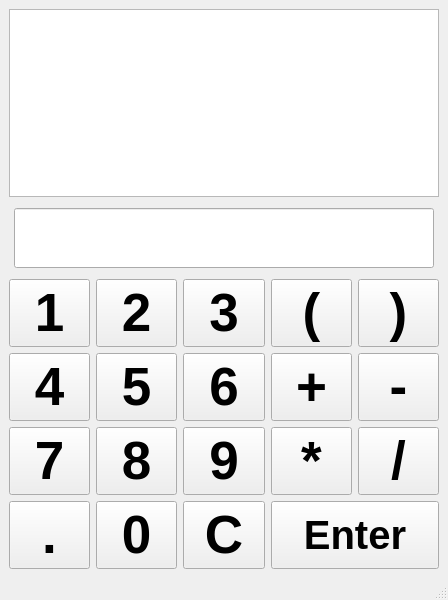
<?xml version="1.0" encoding="UTF-8"?>
<ui version="4.0">
 <class>MainWindow</class>
 <widget class="QMainWindow" name="MainWindow">
  <property name="geometry">
   <rect>
    <x>0</x>
    <y>0</y>
    <width>448</width>
    <height>600</height>
   </rect>
  </property>
  <property name="windowTitle">
   <string>Calculator</string>
  </property>
  <widget class="QWidget" name="centralwidget">
   <layout class="QVBoxLayout" name="verticalLayout_2">
    <item>
     <layout class="QVBoxLayout" name="verticalLayout">
      <item>
       <widget class="QTextBrowser" name="historyBrowser">
        <property name="sizePolicy">
         <sizepolicy hsizetype="Expanding" vsizetype="Maximum">
          <horstretch>0</horstretch>
          <verstretch>0</verstretch>
         </sizepolicy>
        </property>
        <property name="font">
         <font>
          <pointsize>30</pointsize>
         </font>
        </property>
        <property name="tabStopWidth">
         <number>80</number>
        </property>
       </widget>
      </item>
      <item>
       <widget class="QLineEdit" name="lineEdit">
        <property name="sizePolicy">
         <sizepolicy hsizetype="Expanding" vsizetype="Maximum">
          <horstretch>0</horstretch>
          <verstretch>0</verstretch>
         </sizepolicy>
        </property>
        <property name="minimumSize">
         <size>
          <width>0</width>
          <height>56</height>
         </size>
        </property>
        <property name="font">
         <font>
          <pointsize>40</pointsize>
          <weight>50</weight>
          <bold>false</bold>
         </font>
        </property>
        <property name="styleSheet">
         <string notr="true">margin: 5;</string>
        </property>
       </widget>
      </item>
      <item>
       <layout class="QHBoxLayout" name="horizontalLayout">
        <item>
         <layout class="QGridLayout" name="gridLayout_3">
          <item row="0" column="1">
           <widget class="QPushButton" name="button_2">
            <property name="sizePolicy">
             <sizepolicy hsizetype="Minimum" vsizetype="Minimum">
              <horstretch>0</horstretch>
              <verstretch>0</verstretch>
             </sizepolicy>
            </property>
            <property name="font">
             <font>
              <pointsize>40</pointsize>
              <weight>75</weight>
              <bold>true</bold>
             </font>
            </property>
            <property name="cursor">
             <cursorShape>ArrowCursor</cursorShape>
            </property>
            <property name="text">
             <string>2</string>
            </property>
           </widget>
          </item>
          <item row="2" column="1">
           <widget class="QPushButton" name="button_8">
            <property name="sizePolicy">
             <sizepolicy hsizetype="Minimum" vsizetype="Minimum">
              <horstretch>0</horstretch>
              <verstretch>0</verstretch>
             </sizepolicy>
            </property>
            <property name="font">
             <font>
              <pointsize>40</pointsize>
              <weight>75</weight>
              <bold>true</bold>
             </font>
            </property>
            <property name="text">
             <string>8</string>
            </property>
           </widget>
          </item>
          <item row="2" column="0">
           <widget class="QPushButton" name="button_7">
            <property name="sizePolicy">
             <sizepolicy hsizetype="Minimum" vsizetype="Minimum">
              <horstretch>0</horstretch>
              <verstretch>0</verstretch>
             </sizepolicy>
            </property>
            <property name="font">
             <font>
              <pointsize>40</pointsize>
              <weight>75</weight>
              <bold>true</bold>
             </font>
            </property>
            <property name="text">
             <string>7</string>
            </property>
           </widget>
          </item>
          <item row="3" column="0">
           <widget class="QPushButton" name="button_point">
            <property name="sizePolicy">
             <sizepolicy hsizetype="Minimum" vsizetype="Minimum">
              <horstretch>0</horstretch>
              <verstretch>0</verstretch>
             </sizepolicy>
            </property>
            <property name="font">
             <font>
              <pointsize>40</pointsize>
              <weight>75</weight>
              <bold>true</bold>
             </font>
            </property>
            <property name="text">
             <string>.</string>
            </property>
           </widget>
          </item>
          <item row="1" column="1">
           <widget class="QPushButton" name="button_5">
            <property name="sizePolicy">
             <sizepolicy hsizetype="Minimum" vsizetype="Minimum">
              <horstretch>0</horstretch>
              <verstretch>0</verstretch>
             </sizepolicy>
            </property>
            <property name="font">
             <font>
              <pointsize>40</pointsize>
              <weight>75</weight>
              <bold>true</bold>
             </font>
            </property>
            <property name="text">
             <string>5</string>
            </property>
           </widget>
          </item>
          <item row="2" column="2">
           <widget class="QPushButton" name="button_9">
            <property name="sizePolicy">
             <sizepolicy hsizetype="Minimum" vsizetype="Minimum">
              <horstretch>0</horstretch>
              <verstretch>0</verstretch>
             </sizepolicy>
            </property>
            <property name="font">
             <font>
              <pointsize>40</pointsize>
              <weight>75</weight>
              <bold>true</bold>
             </font>
            </property>
            <property name="text">
             <string>9</string>
            </property>
           </widget>
          </item>
          <item row="0" column="2">
           <widget class="QPushButton" name="button_3">
            <property name="sizePolicy">
             <sizepolicy hsizetype="Minimum" vsizetype="Minimum">
              <horstretch>0</horstretch>
              <verstretch>0</verstretch>
             </sizepolicy>
            </property>
            <property name="font">
             <font>
              <pointsize>40</pointsize>
              <weight>75</weight>
              <bold>true</bold>
             </font>
            </property>
            <property name="cursor">
             <cursorShape>ArrowCursor</cursorShape>
            </property>
            <property name="text">
             <string>3</string>
            </property>
           </widget>
          </item>
          <item row="0" column="3">
           <widget class="QPushButton" name="button_openbracket">
            <property name="sizePolicy">
             <sizepolicy hsizetype="Minimum" vsizetype="Minimum">
              <horstretch>0</horstretch>
              <verstretch>0</verstretch>
             </sizepolicy>
            </property>
            <property name="font">
             <font>
              <pointsize>40</pointsize>
              <weight>75</weight>
              <bold>true</bold>
             </font>
            </property>
            <property name="cursor">
             <cursorShape>ArrowCursor</cursorShape>
            </property>
            <property name="text">
             <string>(</string>
            </property>
           </widget>
          </item>
          <item row="0" column="0">
           <widget class="QPushButton" name="button_1">
            <property name="sizePolicy">
             <sizepolicy hsizetype="Minimum" vsizetype="Minimum">
              <horstretch>0</horstretch>
              <verstretch>0</verstretch>
             </sizepolicy>
            </property>
            <property name="font">
             <font>
              <pointsize>40</pointsize>
              <weight>75</weight>
              <bold>true</bold>
             </font>
            </property>
            <property name="text">
             <string>1</string>
            </property>
           </widget>
          </item>
          <item row="1" column="0">
           <widget class="QPushButton" name="button_4">
            <property name="sizePolicy">
             <sizepolicy hsizetype="Minimum" vsizetype="Minimum">
              <horstretch>0</horstretch>
              <verstretch>0</verstretch>
             </sizepolicy>
            </property>
            <property name="font">
             <font>
              <pointsize>40</pointsize>
              <weight>75</weight>
              <bold>true</bold>
             </font>
            </property>
            <property name="text">
             <string>4</string>
            </property>
           </widget>
          </item>
          <item row="1" column="2">
           <widget class="QPushButton" name="button_6">
            <property name="sizePolicy">
             <sizepolicy hsizetype="Minimum" vsizetype="Minimum">
              <horstretch>0</horstretch>
              <verstretch>0</verstretch>
             </sizepolicy>
            </property>
            <property name="font">
             <font>
              <pointsize>40</pointsize>
              <weight>75</weight>
              <bold>true</bold>
             </font>
            </property>
            <property name="text">
             <string>6</string>
            </property>
           </widget>
          </item>
          <item row="3" column="2">
           <widget class="QPushButton" name="button_C">
            <property name="sizePolicy">
             <sizepolicy hsizetype="Minimum" vsizetype="Minimum">
              <horstretch>0</horstretch>
              <verstretch>0</verstretch>
             </sizepolicy>
            </property>
            <property name="font">
             <font>
              <pointsize>40</pointsize>
              <weight>75</weight>
              <bold>true</bold>
             </font>
            </property>
            <property name="text">
             <string>C</string>
            </property>
           </widget>
          </item>
          <item row="1" column="3">
           <widget class="QPushButton" name="button_sum">
            <property name="sizePolicy">
             <sizepolicy hsizetype="Minimum" vsizetype="Minimum">
              <horstretch>0</horstretch>
              <verstretch>0</verstretch>
             </sizepolicy>
            </property>
            <property name="font">
             <font>
              <pointsize>40</pointsize>
              <weight>75</weight>
              <bold>true</bold>
             </font>
            </property>
            <property name="text">
             <string>+</string>
            </property>
           </widget>
          </item>
          <item row="3" column="1">
           <widget class="QPushButton" name="button_0">
            <property name="sizePolicy">
             <sizepolicy hsizetype="Minimum" vsizetype="Minimum">
              <horstretch>0</horstretch>
              <verstretch>0</verstretch>
             </sizepolicy>
            </property>
            <property name="font">
             <font>
              <pointsize>40</pointsize>
              <weight>75</weight>
              <bold>true</bold>
             </font>
            </property>
            <property name="text">
             <string>0</string>
            </property>
           </widget>
          </item>
          <item row="2" column="3">
           <widget class="QPushButton" name="button_mul">
            <property name="sizePolicy">
             <sizepolicy hsizetype="Minimum" vsizetype="Minimum">
              <horstretch>0</horstretch>
              <verstretch>0</verstretch>
             </sizepolicy>
            </property>
            <property name="font">
             <font>
              <pointsize>40</pointsize>
              <weight>75</weight>
              <bold>true</bold>
             </font>
            </property>
            <property name="text">
             <string>*</string>
            </property>
           </widget>
          </item>
          <item row="2" column="4">
           <widget class="QPushButton" name="button_div">
            <property name="sizePolicy">
             <sizepolicy hsizetype="Minimum" vsizetype="Minimum">
              <horstretch>0</horstretch>
              <verstretch>0</verstretch>
             </sizepolicy>
            </property>
            <property name="font">
             <font>
              <pointsize>40</pointsize>
              <weight>75</weight>
              <bold>true</bold>
             </font>
            </property>
            <property name="text">
             <string>/</string>
            </property>
           </widget>
          </item>
          <item row="1" column="4">
           <widget class="QPushButton" name="button_diff">
            <property name="sizePolicy">
             <sizepolicy hsizetype="Minimum" vsizetype="Minimum">
              <horstretch>0</horstretch>
              <verstretch>0</verstretch>
             </sizepolicy>
            </property>
            <property name="font">
             <font>
              <pointsize>40</pointsize>
              <weight>75</weight>
              <bold>true</bold>
             </font>
            </property>
            <property name="text">
             <string>-</string>
            </property>
           </widget>
          </item>
          <item row="0" column="4">
           <widget class="QPushButton" name="button_closebracket">
            <property name="sizePolicy">
             <sizepolicy hsizetype="Minimum" vsizetype="Minimum">
              <horstretch>0</horstretch>
              <verstretch>0</verstretch>
             </sizepolicy>
            </property>
            <property name="font">
             <font>
              <pointsize>40</pointsize>
              <weight>75</weight>
              <bold>true</bold>
             </font>
            </property>
            <property name="cursor">
             <cursorShape>ArrowCursor</cursorShape>
            </property>
            <property name="text">
             <string>)</string>
            </property>
           </widget>
          </item>
          <item row="3" column="3" colspan="2">
           <widget class="QPushButton" name="button_enter">
            <property name="sizePolicy">
             <sizepolicy hsizetype="Minimum" vsizetype="Minimum">
              <horstretch>0</horstretch>
              <verstretch>0</verstretch>
             </sizepolicy>
            </property>
            <property name="font">
             <font>
              <pointsize>30</pointsize>
              <weight>75</weight>
              <bold>true</bold>
             </font>
            </property>
            <property name="text">
             <string>Enter</string>
            </property>
           </widget>
          </item>
         </layout>
        </item>
       </layout>
      </item>
     </layout>
    </item>
   </layout>
  </widget>
  <widget class="QMenuBar" name="menubar">
   <property name="geometry">
    <rect>
     <x>0</x>
     <y>0</y>
     <width>448</width>
     <height>22</height>
    </rect>
   </property>
  </widget>
  <widget class="QStatusBar" name="statusbar"/>
 </widget>
 <resources/>
 <connections/>
</ui>
